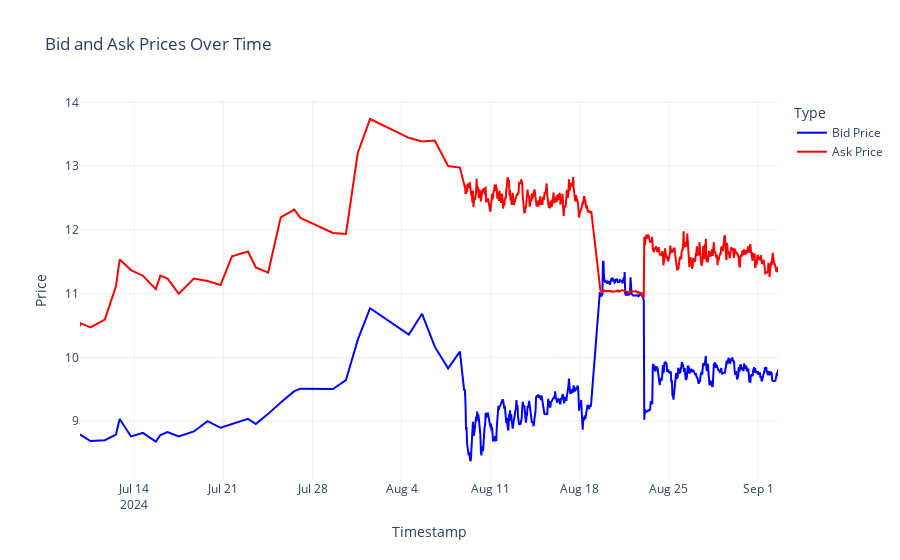

The cell this chart's notebook holds for it:
### Code cell
fig = go.Figure()
fig.add_trace(go.Scatter(x=seconds_bid.index, y=seconds_bid.values, mode='lines', name='Bid Price', line=dict(color='blue')))
fig.add_trace(go.Scatter(x=seconds_ask.index, y=seconds_ask.values, mode='lines', name='Ask Price', line=dict(color='red')))
fig.update_layout(
    title='Bid and Ask Prices Over Time',
    xaxis_title='Timestamp',
    yaxis_title='Price',
    legend_title='Type',
    template='plotly_white'
)

fig.show()

### Figure 1 — Plotly figure (JSON) as saved in the notebook; plotly's stock layout.template omitted (floating-point values rounded to 4 significant figures; data arrays with more than 128 entries replaced by an {"elided": "..."} marker saying what was removed)
{"data": [{"line": {"color": "blue"}, "mode": "lines", "name": "Bid Price", "type": "scatter", "x": {"elided": "634 str values"}, "y": {"elided": "634 float values"}}, {"line": {"color": "red"}, "mode": "lines", "name": "Ask Price", "type": "scatter", "x": {"elided": "634 str values"}, "y": {"elided": "634 float values"}}], "layout": {"legend": {"title": {"text": "Type"}}, "title": {"text": "Bid and Ask Prices Over Time"}, "xaxis": {"title": {"text": "Timestamp"}}, "yaxis": {"title": {"text": "Price"}}}}
